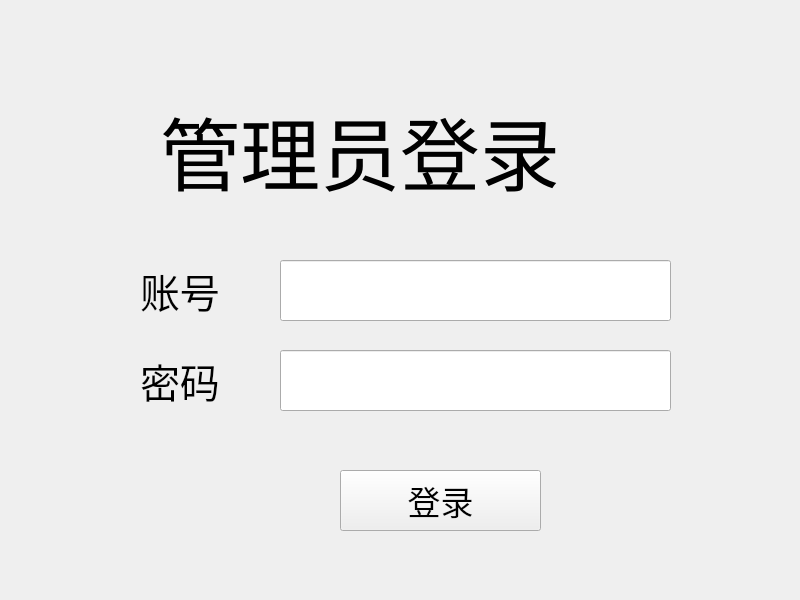
<?xml version="1.0" encoding="UTF-8"?>
<ui version="4.0">
 <class>Form</class>
 <widget class="QWidget" name="Form">
  <property name="geometry">
   <rect>
    <x>0</x>
    <y>0</y>
    <width>800</width>
    <height>600</height>
   </rect>
  </property>
  <property name="windowTitle">
   <string>学生信息管理系统-控制台</string>
  </property>
  <widget class="QLineEdit" name="lineEdit">
   <property name="geometry">
    <rect>
     <x>280</x>
     <y>260</y>
     <width>391</width>
     <height>61</height>
    </rect>
   </property>
   <property name="font">
    <font>
     <pointsize>25</pointsize>
    </font>
   </property>
  </widget>
  <widget class="QLineEdit" name="lineEdit_2">
   <property name="geometry">
    <rect>
     <x>280</x>
     <y>350</y>
     <width>391</width>
     <height>61</height>
    </rect>
   </property>
   <property name="font">
    <font>
     <pointsize>25</pointsize>
    </font>
   </property>
  </widget>
  <widget class="QLabel" name="label_3">
   <property name="geometry">
    <rect>
     <x>160</x>
     <y>100</y>
     <width>531</width>
     <height>101</height>
    </rect>
   </property>
   <property name="font">
    <font>
     <pointsize>60</pointsize>
    </font>
   </property>
   <property name="text">
    <string>管理员登录</string>
   </property>
  </widget>
  <widget class="QLabel" name="label">
   <property name="geometry">
    <rect>
     <x>140</x>
     <y>260</y>
     <width>111</width>
     <height>61</height>
    </rect>
   </property>
   <property name="font">
    <font>
     <pointsize>30</pointsize>
    </font>
   </property>
   <property name="text">
    <string>账号</string>
   </property>
  </widget>
  <widget class="QLabel" name="label_2">
   <property name="geometry">
    <rect>
     <x>140</x>
     <y>350</y>
     <width>111</width>
     <height>61</height>
    </rect>
   </property>
   <property name="font">
    <font>
     <pointsize>30</pointsize>
    </font>
   </property>
   <property name="text">
    <string>密码</string>
   </property>
  </widget>
  <widget class="QPushButton" name="pushButton">
   <property name="geometry">
    <rect>
     <x>340</x>
     <y>470</y>
     <width>201</width>
     <height>61</height>
    </rect>
   </property>
   <property name="font">
    <font>
     <pointsize>25</pointsize>
    </font>
   </property>
   <property name="text">
    <string>登录</string>
   </property>
  </widget>
 </widget>
 <resources/>
 <connections/>
</ui>
